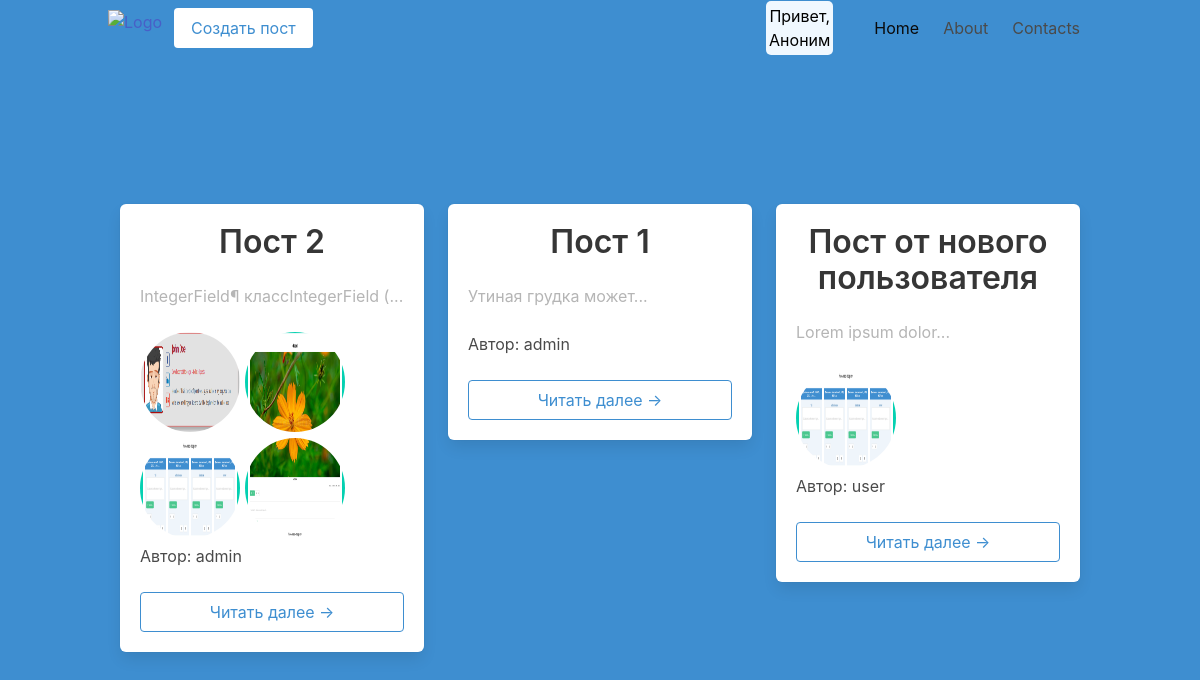
The page / on the database its author committed.
### app/models.py (models this page shows, shortened)
class Post(models.Model):
    title = models.CharField(max_length = 255)
    content = models.TextField()
    slug = models.SlugField(unique = True)
    date_created = models.DateField(auto_now_add = True)
    update_at = models.DateTimeField(auto_now = True)
    author = models.ForeignKey(User, on_delete = models.CASCADE, null = True)
    def slice(self):
        return " ".join(self.content.split()[:3]) + "..."

class Photo (models.Model):
    image = models.ImageField(default="image.jpg", blank = True)
    post = models.ForeignKey('app.Post', null = True, on_delete = models.CASCADE)

### app/views.py (the view)
# urls.py: path('', views.index, name= 'index'),
def index(request):
    images = Photo.objects.all()
    posts = Post.objects.all()
    return render(request, 'app/index.html', {'posts':posts, "images" : images, "count":1} )

### app/templates/app/index.html
{% extends 'layout.html' %}
{% block content %}
<div class="container">
  <div class="columns is-centered is-multiline" >
      {% for post in posts%}
      <div class="column is-4">
          <div class="box" style="min-height: 200px;">
              <div class="title has-text-centered">
                  {{post.title}}
              </div>
              <div class="content has-text-grey-light">
                  {{post.slice}}
              </div>
              {% for i in images %}
              {% if i.post_id == post.id %}
                <a href="{% url 'app:post' post.slug %}"><img src="{{ i.image.url }}" alt="" style="border-radius: 50%;width: 100px; height: 100px;"></a>
              {% endif %}
              {% endfor %}
              <div class = "content"> Автор: {{post.author}}</div>
              <a href="{% url 'app:post' post.slug %}" class="button is-fullwidth is-info is-outlined is-size-6">Читать далее &#8594</a>
          </div>
      </div>
      {% endfor %}
  </div>
</div>
{% endblock %}

### rows shown on the page
Post: title "Пост 2", slice "IntegerField¶ классIntegerField (...", author "admin"
Photo: image (picture)
Photo: image (picture)
Photo: image (picture)
Photo: image (picture)
Post: title "Пост 1", slice "Утиная грудка может...", author "admin"
Post: title "Пост от нового пользователя", slice "Lorem ipsum dolor...", author "user"
Photo: image (picture)
